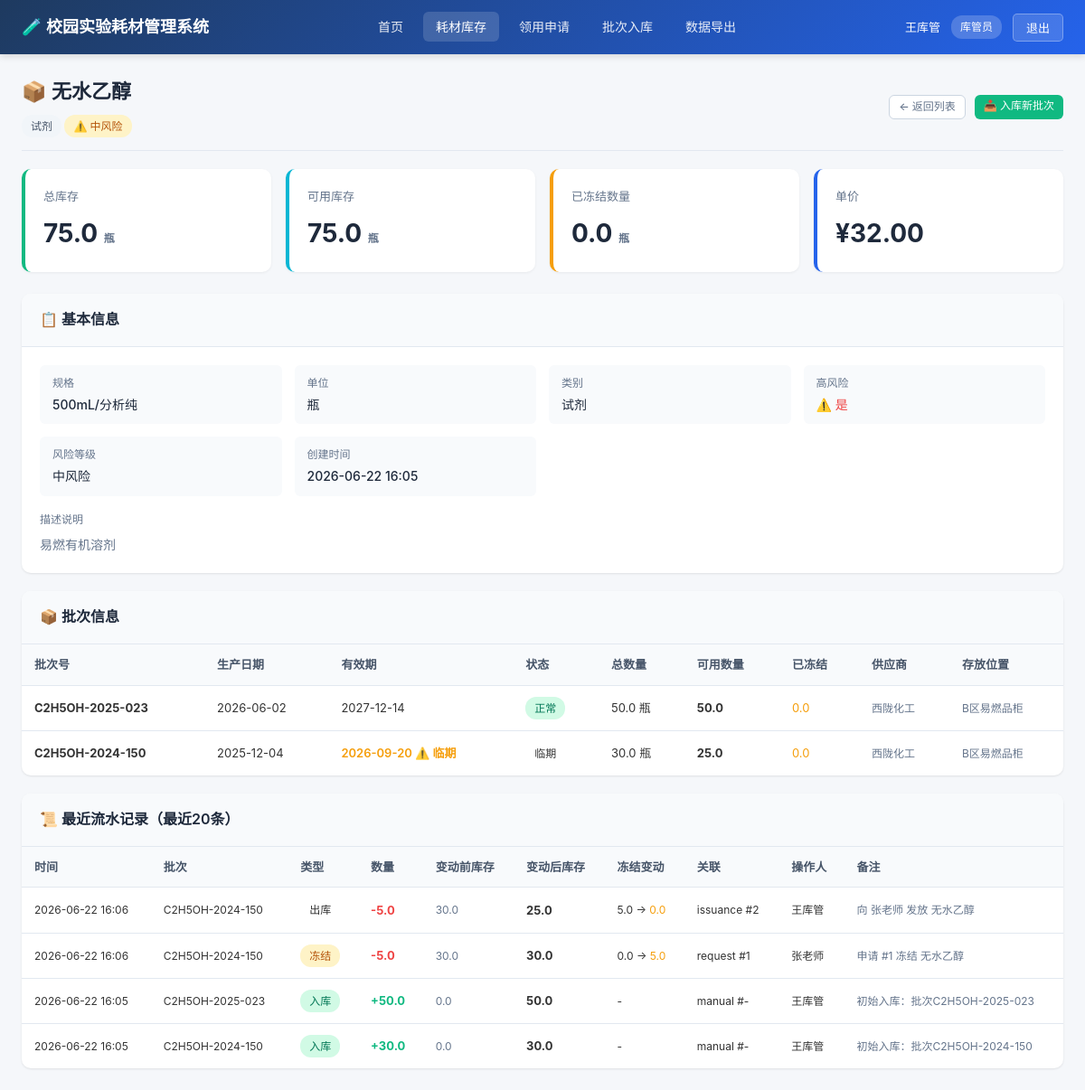
The page /supplies/2 (signed in) on the database its author committed.
### models.py (models this page shows)
class User(Base):
    __tablename__ = "users"
    id = Column(Integer, primary_key=True, index=True)
    username = Column(String(50), unique=True, index=True, nullable=False)
    password = Column(String(100), nullable=False)
    full_name = Column(String(100), nullable=False)
    role = Column(String(20), nullable=False)  # teacher, keeper, director
    department = Column(String(100), default="")
    created_at = Column(DateTime, default=datetime.now)
    created_plans = relationship("ExperimentPlan", back_populates="creator")
    submitted_requests = relationship("SupplyRequest", back_populates="applicant")
    approvals = relationship("ApprovalRecord", back_populates="approver")

class Supply(Base):
    __tablename__ = "supplies"
    id = Column(Integer, primary_key=True, index=True)
    name = Column(String(200), nullable=False)
    category = Column(String(50), nullable=False)  # reagent, glove, dish, etc.
    unit = Column(String(20), nullable=False)  # 瓶, 盒, 个, mL, etc.
    unit_price = Column(Float, nullable=False, default=0.0)
    is_high_risk = Column(Boolean, default=False)
    risk_level = Column(String(20), default="low")  # low, medium, high
    specification = Column(String(200), default="")
    description = Column(Text, default="")
    created_at = Column(DateTime, default=datetime.now)
    batches = relationship("SupplyBatch", back_populates="supply", cascade="all, delete-orphan")
    request_items = relationship("RequestItem", back_populates="supply")

class SupplyBatch(Base):
    __tablename__ = "supply_batches"
    id = Column(Integer, primary_key=True, index=True)
    supply_id = Column(Integer, ForeignKey("supplies.id"), nullable=False)
    batch_no = Column(String(50), nullable=False)
    production_date = Column(Date, nullable=False)
    expiry_date = Column(Date, nullable=False)
    total_quantity = Column(Float, nullable=False, default=0)
    available_quantity = Column(Float, nullable=False, default=0)
    frozen_quantity = Column(Float, nullable=False, default=0)
    supplier = Column(String(200), default="")
    storage_location = Column(String(200), default="")
    remark = Column(Text, default="")
    created_at = Column(DateTime, default=datetime.now)
    supply = relationship("Supply", back_populates="batches")
    transactions = relationship("InventoryTransaction", back_populates="batch")

class InventoryTransaction(Base):
    __tablename__ = "inventory_transactions"
    id = Column(Integer, primary_key=True, index=True)
    batch_id = Column(Integer, ForeignKey("supply_batches.id"), nullable=False)
    transaction_type = Column(String(20), nullable=False)
    quantity = Column(Float, nullable=False)
    balance_before = Column(Float, nullable=False)
    balance_after = Column(Float, nullable=False)
    frozen_before = Column(Float, default=0)
    frozen_after = Column(Float, default=0)
    reference_type = Column(String(50), default="")  # request, issuance, manual
    reference_id = Column(Integer, nullable=True)
    operator_id = Column(Integer, ForeignKey("users.id"), nullable=True)
    remark = Column(Text, default="")
    created_at = Column(DateTime, default=datetime.now)
    batch = relationship("SupplyBatch", back_populates="transactions")
    operator = relationship("User")

### main.py (the view)
@app.get("/supplies/{supply_id}", response_class=HTMLResponse)
async def supply_detail(
    request: Request,
    supply_id: int,
    current_user: models.User = Depends(get_current_user),
    db: Session = Depends(get_db)
):
    supply = db.query(models.Supply).filter(models.Supply.id == supply_id).first()
    if not supply:
        raise HTTPException(status_code=404, detail="耗材不存在")
    total_stock = inv.get_supply_total_stock(db, supply_id)
    available = inv.get_supply_total_available(db, supply_id)
    total_frozen = sum(b.frozen_quantity for b in supply.batches)
    recent_txns = inv.get_recent_transactions(db, supply_id, limit=20)
    return templates.TemplateResponse("supplies/detail.html", {
        "request": request,
        "current_user": current_user,
        "supply": supply,
        "total_stock": total_stock,
        "available": available,
        "total_frozen": total_frozen,
        "recent_txns": recent_txns,
        "CATEGORY_MAP": CATEGORY_MAP,
        "RISK_MAP": RISK_MAP,
        "ROLE_MAP": ROLE_MAP,
        "TXN_TYPE_MAP": TXN_TYPE_MAP,
        "is_batch_expired": inv.is_batch_expired,
        "today": date.today()
    })

### templates/supplies/detail.html (shortened to what this page needs)
{% extends "base.html" %}
{% block content %}
<div class="page-header">
    <div>
        <div class="page-title">📦 {{ supply.name }}</div>
        <div class="text-muted text-sm mt-1">
            <span class="badge badge-default">{{ CATEGORY_MAP.get(supply.category, supply.category) }}</span>
            {% if supply.is_high_risk %}
            <span class="badge badge-{{ supply.risk_level }}">⚠️ {{ RISK_MAP.get(supply.risk_level, supply.risk_level) }}</span>
            {% else %}
            <span class="badge badge-low">{{ RISK_MAP.get(supply.risk_level, supply.risk_level) }}</span>
            {% endif %}
        </div>
    </div>
    <div class="page-actions">
        <a href="/supplies" class="btn btn-outline btn-sm">← 返回列表</a>
        {% if current_user.role == 'keeper' %}
        <a href="/batches/new?supply_id={{ supply.id }}" class="btn btn-success btn-sm">📥 入库新批次</a>
        {% endif %}
    </div>
</div>
<div class="stats-grid">
    <div class="stat-card success">
        <div class="stat-label">总库存</div>
        <div class="stat-value">{{ total_stock }} <span class="text-sm text-muted">{{ supply.unit }}</span></div>
    </div>
    <div class="stat-card info">
        <div class="stat-label">可用库存</div>
        <div class="stat-value">{{ available }} <span class="text-sm text-muted">{{ supply.unit }}</span></div>
    </div>
    <div class="stat-card warning">
        <div class="stat-label">已冻结数量</div>
        <div class="stat-value">{{ total_frozen }} <span class="text-sm text-muted">{{ supply.unit }}</span></div>
    </div>
    <div class="stat-card">
        <div class="stat-label">单价</div>
        <div class="stat-value">¥{{ "%.2f"|format(supply.unit_price) }}</div>
    </div>
</div>
<div class="card">
    <div class="card-header">
        <div class="card-title">📋 基本信息</div>
    </div>
    <div class="card-body">
        <div class="detail-grid">
            <div class="detail-item">
                <div class="detail-label">规格</div>
                <div class="detail-value">{{ supply.specification or '-' }}</div>
            </div>
            <div class="detail-item">
                <div class="detail-label">单位</div>
                <div class="detail-value">{{ supply.unit }}</div>
            </div>
            <div class="detail-item">
                <div class="detail-label">类别</div>
                <div class="detail-value">{{ CATEGORY_MAP.get(supply.category, supply.category) }}</div>
            </div>
            <div class="detail-item">
                <div class="detail-label">高风险</div>
                <div class="detail-value">
                    {% if supply.is_high_risk %}<span class="text-danger">⚠️ 是</span>{% else %}否{% endif %}
                </div>
            </div>
            <div class="detail-item">
                <div class="detail-label">风险等级</div>
                <div class="detail-value">{{ RISK_MAP.get(supply.risk_level, supply.risk_level) }}</div>
            </div>
            <div class="detail-item">
                <div class="detail-label">创建时间</div>
                <div class="detail-value">{{ supply.created_at.strftime('%Y-%m-%d %H:%M') if supply.created_at else '-' }}</div>
            </div>
        </div>
        {% if supply.description %}
        <div class="mt-2">
            <div class="detail-label mb-1">描述说明</div>
            <div class="text-muted">{{ supply.description }}</div>
        </div>
        {% endif %}
    </div>
</div>
<div class="card">
    <div class="card-header">
        <div class="card-title">📦 批次信息</div>
    </div>
    <div class="table-responsive">
        <table>
            <thead>
                <tr>
                    <th>批次号</th>
                    <th>生产日期</th>
                    <th>有效期</th>
                    <th>状态</th>
                    <th>总数量</th>
                    <th>可用数量</th>
                    <th>已冻结</th>
                    <th>供应商</th>
                    <th>存放位置</th>
                </tr>
            </thead>
            <tbody>
                {% for b in supply.batches %}
                {% set expired = is_batch_expired(b) %}
                {% set near_expiry = (not expired) and (b.expiry_date - today).days <= 90 %}
                <tr class="{% if expired %}text-danger{% endif %}">
                    <td><strong>{{ b.batch_no }}</strong></td>
                    <td>{{ b.production_date.strftime('%Y-%m-%d') }}</td>
                    <td>
                        <span class="{% if expired %}expiry-expired{% elif near_expiry %}expiry-near{% endif %}">
                            {{ b.expiry_date.strftime('%Y-%m-%d') }}
                            {% if expired %} ❌ 已过期{% elif near_expiry %} ⚠️ 临期{% endif %}
                        </span>
                    </td>
                    <td>
                        {% if expired %}
                        <span class="badge badge-danger">已过期</span>
                        {% elif near_expiry %}
                        <span class="badge badge-warning">临期</span>
                        {% else %}
                        <span class="badge badge-low">正常</span>
                        {% endif %}
                    </td>
                    <td>{{ b.total_quantity }} {{ supply.unit }}</td>
                    <td><strong>{{ b.available_quantity }}</strong></td>
                    <td class="text-warning">{{ b.frozen_quantity }}</td>
                    <td class="text-muted text-sm">{{ b.supplier or '-' }}</td>
                    <td class="text-muted text-sm">{{ b.storage_location or '-' }}</td>
                </tr>
                {% endfor %}
            </tbody>
        </table>
    </div>
</div>
<div class="card">
    <div class="card-header">
        <div class="card-title">📜 最近流水记录（最近20条）</div>
    </div>
    <div class="table-responsive">
        <table>
            <thead>
                <tr>
                    <th>时间</th>
                    <th>批次</th>
                    <th>类型</th>
                    <th>数量</th>
                    <th>变动前库存</th>
                    <th>变动后库存</th>
                    <th>冻结变动</th>
                    <th>关联</th>
                    <th>操作人</th>
                    <th>备注</th>
                </tr>
            </thead>
            <tbody>
                {% for t in recent_txns %}
                <tr>
                    <td class="text-sm">{{ t.created_at.strftime('%Y-%m-%d %H:%M') }}</td>
                    <td class="text-sm">{{ t.batch.batch_no if t.batch else '-' }}</td>
                    <td>
                        <span class="badge {% if t.transaction_type == 'in' %}badge-low{% elif t.transaction_type == 'out' %}badge-danger{% elif t.transaction_type == 'freeze' %}badge-pending{% elif t.transaction_type == 'unfreeze' %}badge-approved{% else %}badge-default{% endif %}">
                            {{ TXN_TYPE_MAP.get(t.transaction_type, t.transaction_type) }}
                        </span>
                    </td>
                    <td class="{% if t.transaction_type in ['out', 'freeze'] %}text-danger{% else %}text-success{% endif %}">
                        <strong>
                            {% if t.transaction_type in ['out', 'freeze'] %}-{% else %}+{% endif %}{{ t.quantity }}
                        </strong>
                    </td>
                    <td class="text-muted text-sm">{{ t.balance_before }}</td>
                    <td><strong>{{ t.balance_after }}</strong></td>
                    <td class="text-sm">
                        {% if t.frozen_after != t.frozen_before %}
                        {{ t.frozen_before }} → <span class="text-warning">{{ t.frozen_after }}</span>
                        {% else %}-{% endif %}
                    </td>
                    <td class="text-sm">
                        {% if t.reference_type %}{{ t.reference_type }} #{{ t.reference_id or '-' }}{% else %}-{% endif %}
                    </td>
                    <td class="text-sm">{{ t.operator.full_name if t.operator else '-' }}</td>
                    <td class="text-muted text-sm">{{ t.remark or '-' }}</td>
                </tr>
                {% endfor %}
            </tbody>
        </table>
    </div>
</div>
{% endblock %}

### templates/base.html (shortened to what this page needs)
<!DOCTYPE html>
<html lang="zh-CN">
<head>
    <link rel="stylesheet" href="/static/style.css">
</head>
<body>
{% block navbar %}
<nav class="navbar">
    <div class="navbar-brand">
        <a href="/">🧪 校园实验耗材管理系统</a>
    </div>
    {% if current_user %}
    <ul class="navbar-nav">
        <li><a href="/" class="{% if request.url.path == '/' %}active{% endif %}">首页</a></li>
        <li><a href="/supplies" class="{% if '/supplies' in request.url.path %}active{% endif %}">耗材库存</a></li>
        <li><a href="/requests" class="{% if '/requests' in request.url.path %}active{% endif %}">领用申请</a></li>
        {% if current_user.role == 'keeper' %}
        <li><a href="/batches/new" class="{% if '/batches' in request.url.path %}active{% endif %}">批次入库</a></li>
        {% endif %}
        {% if current_user.role in ['keeper', 'director'] %}
        <li><a href="/export" class="{% if '/export' in request.url.path %}active{% endif %}">数据导出</a></li>
        {% endif %}
    </ul>
    <div class="navbar-user">
        <span>{{ current_user.full_name }}</span>
        <span class="role-badge">{{ ROLE_MAP.get(current_user.role, current_user.role) }}</span>
        <form action="/logout" method="post">
            <button type="submit">退出</button>
        </form>
    </div>
    {% endif %}
</nav>
{% endblock %}
<div class="main-container">
    {% block content %}{% endblock %}
</div>
</body>
</html>

### rows shown on the page
User: full_name "王库管", get "库管员"
Supply: name "无水乙醇", get "试剂", get "中风险", unit "瓶", unit_price "32.00", specification "500mL/分析纯", created_at "2026-06-22 16:05", description "易燃有机溶剂"
SupplyBatch: batch_no "C2H5OH-2025-023", production_date "2026-06-02", expiry_date "2027-12-14", shows "正常", total_quantity "50.0", available_quantity "50.0", frozen_quantity "0.0", supplier "西陇化工", storage_location "B区易燃品柜"
SupplyBatch: batch_no "C2H5OH-2024-150", production_date "2025-12-04", expiry_date "2026-09-20", shows "⚠️ 临期", total_quantity "30.0", available_quantity "25.0", frozen_quantity "0.0", supplier "西陇化工", storage_location "B区易燃品柜"
InventoryTransaction: created_at "2026-06-22 16:06", batch "C2H5OH-2024-150", get "出库", quantity "5.0", balance_before "30.0", balance_after "25.0", frozen_before "5.0", frozen_after "0.0", reference_type "issuance", reference "2", operator "王库管", remark "向 张老师 发放 无水乙醇"
InventoryTransaction: created_at "2026-06-22 16:06", batch "C2H5OH-2024-150", get "冻结", quantity "5.0", balance_before "30.0", balance_after "30.0", frozen_before "0.0", frozen_after "5.0", reference_type "request", reference "1", operator "张老师", remark "申请 #1 冻结 无水乙醇"
InventoryTransaction: created_at "2026-06-22 16:05", batch "C2H5OH-2025-023", get "入库", quantity "50.0", balance_before "0.0", balance_after "50.0", reference_type "manual", reference_id "-", operator "王库管", remark "初始入库：批次C2H5OH-2025-023"
InventoryTransaction: created_at "2026-06-22 16:05", batch "C2H5OH-2024-150", get "入库", quantity "30.0", balance_before "0.0", balance_after "30.0", reference_type "manual", reference_id "-", operator "王库管", remark "初始入库：批次C2H5OH-2024-150"

### other values the page prints
{{ total_stock }} "75.0"
{{ available }} "75.0"
{{ total_frozen }} "0.0"
